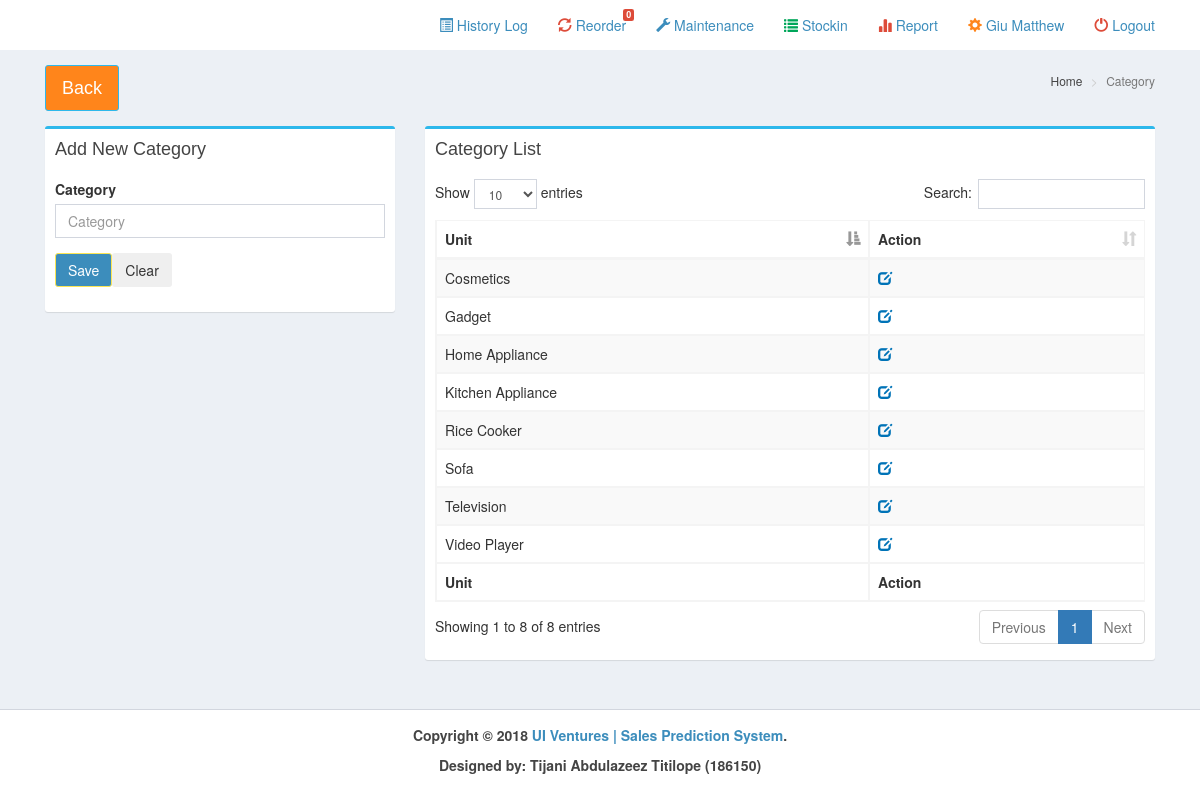
Before: /pages/category.php (signed in) with the older database file.
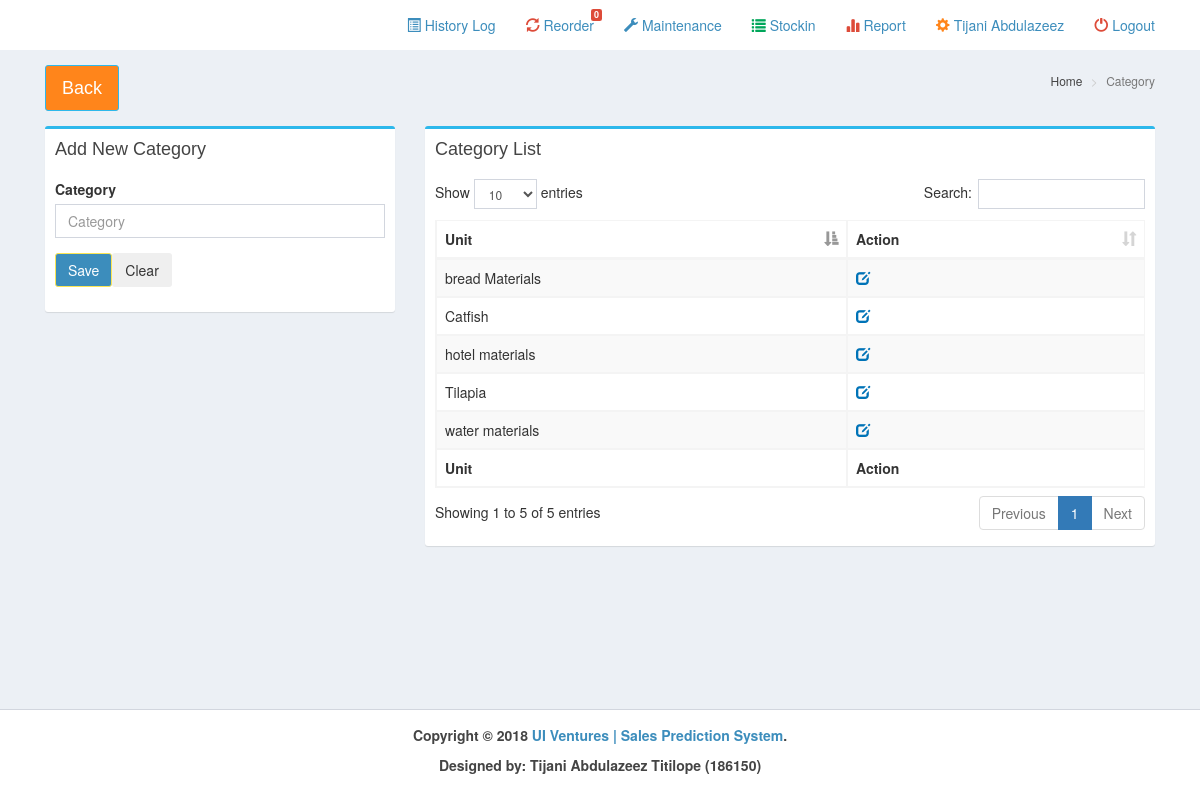
After: the same page with the newer database file.
### tables this page shows
CREATE TABLE IF NOT EXISTS `category` (
  `cat_id` int(11) NOT NULL AUTO_INCREMENT,
  `cat_name` varchar(30) NOT NULL,
  PRIMARY KEY (`cat_id`)
);

### pages/category.php (the view, shortened to what the changed rows need)
<!DOCTYPE html>
<html>
  <head>
    <link rel="stylesheet" href="../bootstrap/css/bootstrap.min.css">
    <link rel="stylesheet" href="../plugins/datatables/dataTables.bootstrap.css">
    <link rel="stylesheet" href="../dist/css/AdminLTE.min.css">
    <link rel="stylesheet" href="../dist/css/skins/_all-skins.min.css">
 </head>
  <body class="hold-transition skin-<?php echo $_SESSION['skin'];?> layout-top-nav">
    <div class="wrapper">
      <?php include('../dist/includes/header.php');
      include('../dist/includes/dbcon.php');
      ?>
      <div class="content-wrapper">
        <div class="container">
          <section class="content-header">
            <h1>
              <a class="btn btn-lg btn-warning" href="home.php">Back</a>
            </h1>
          </section>
          <section class="content">
            <div class="row">
            <div class="col-xs-8">
              <div class="box box-primary">
                <div class="box-header">
                  <h3 class="box-title">Category List</h3>
                </div>
                <div class="box-body">
                  <table id="example1" class="table table-bordered table-striped">
                    <thead>
                      <tr>
			<th>Unit</th>
			<th>Action</th>
                      </tr>
                    </thead>
                    <tbody>
<?php
		$query=mysqli_query($con,"select * from category order by cat_name")or die(mysqli_error());
		while($row=mysqli_fetch_array($query)){
?>
                      <tr>
                        <td><?php echo $row['cat_name'];?></td>
                        <td>
				<a href="#updateordinance<?php echo $row['cat_id'];?>" data-target="#updateordinance<?php echo $row['cat_id'];?>" data-toggle="modal" style="color:#fff;" class="small-box-footer"><i class="glyphicon glyphicon-edit text-blue"></i></a>
						</td>
                      </tr>
<?php }?>
                    </tbody>
                    <tfoot>
                      <tr>
                        <th>Unit</th>
			<th>Action</th>
                      </tr>
                    </tfoot>
                  </table>
                </div>
            </div>
          </div>
          </section>
        </div>
      </div>
    </div>
  </body>
</html>

### dist/includes/header.php (shortened to what the changed rows need)
<header class="main-header">
  <nav class="navbar navbar-static-top">
    <div class="container">
        <div class="navbar-custom-menu">
          <ul class="nav navbar-nav">
<li class="">
              <a href="profile.php" class="dropdown-toggle">
                <i class="glyphicon glyphicon-cog text-orange"></i>
                <?php echo $_SESSION['name'];?>
              </a>
            </li>
          </ul>
        </div>
    </div>
  </nav>
</header>

Changed rows visible on the page:
removed category: cat_name "Gadget"
removed category: cat_name "Home Appliance"
removed category: cat_name "Kitchen Appliance"
removed category: cat_name "Rice Cooker"
removed category: cat_name "Sofa"
removed category: cat_name "Television"
removed category: cat_name "Video Player"
changed category: cat_name "Cosmetics" → "bread Materials"
added category: cat_name "Catfish"
added category: cat_name "hotel materials"
added category: cat_name "Tilapia"
added category: cat_name "water materials"
Other visible differences:
$_SESSION['name']: "Giu Matthew" → "Tijani Abdulazeez"
text written by a page script: "Show entries Search: Showing 1 to 8 of 8 entries Previous 1 Next" → "Show entries Search: Showing 1 to 5 of 5 entries Previous 1 Next"
